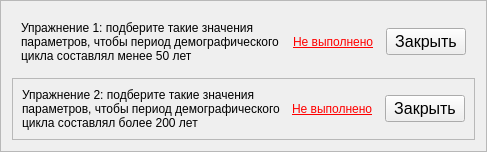
        <widget class="QFrame" name="plot_frame">
         <property name="frameShape">
          <enum>QFrame::StyledPanel</enum>
         </property>
         <property name="frameShadow">
          <enum>QFrame::Sunken</enum>
         </property>
         <layout class="QVBoxLayout" name="verticalLayout_4">
          <item>
           <widget class="QFrame" name="ex1_frame">
            <property name="sizePolicy">
             <sizepolicy hsizetype="Preferred" vsizetype="Minimum">
              <horstretch>0</horstretch>
              <verstretch>0</verstretch>
             </sizepolicy>
            </property>
            <layout class="QHBoxLayout" name="horizontalLayout_10">
             <property name="spacing">
              <number>12</number>
             </property>
             <item>
              <widget class="QLabel" name="ex1_label">
               <property name="sizePolicy">
                <sizepolicy hsizetype="Expanding" vsizetype="Minimum">
                 <horstretch>0</horstretch>
                 <verstretch>0</verstretch>
                </sizepolicy>
               </property>
               <property name="text">
                <string>Упражнение 1: подберите такие значения параметров, чтобы период демографического цикла составлял менее 50 лет</string>
               </property>
               <property name="wordWrap">
                <bool>true</bool>
               </property>
              </widget>
             </item>
             <item>
              <widget class="QLabel" name="ex1_status_label">
               <property name="text">
                <string>&lt;html&gt;&lt;head/&gt;&lt;body&gt;&lt;p&gt;&lt;span style=&quot; text-decoration: underline; color:#ff0000;&quot;&gt;Не выполнено&lt;/span&gt;&lt;/p&gt;&lt;/body&gt;&lt;/html&gt;</string>
               </property>
              </widget>
             </item>
             <item>
              <widget class="QPushButton" name="close_ex1_button">
               <property name="font">
                <font>
                 <family>Tahoma</family>
                 <pointsize>12</pointsize>
                </font>
               </property>
               <property name="text">
                <string>Закрыть</string>
               </property>
              </widget>
             </item>
            </layout>
           </widget>
          </item>
          <item>
           <widget class="QFrame" name="ex2_frame">
            <property name="frameShape">
             <enum>QFrame::StyledPanel</enum>
            </property>
            <property name="frameShadow">
             <enum>QFrame::Raised</enum>
            </property>
            <layout class="QHBoxLayout" name="horizontalLayout_11">
             <property name="spacing">
              <number>12</number>
             </property>
             <item>
              <widget class="QLabel" name="ex2_label">
               <property name="sizePolicy">
                <sizepolicy hsizetype="Expanding" vsizetype="Minimum">
                 <horstretch>0</horstretch>
                 <verstretch>0</verstretch>
                </sizepolicy>
               </property>
               <property name="text">
                <string>Упражнение 2: подберите такие значения параметров, чтобы период демографического цикла составлял более 200 лет</string>
               </property>
               <property name="wordWrap">
                <bool>true</bool>
               </property>
              </widget>
             </item>
             <item>
              <widget class="QLabel" name="ex2_status_label">
               <property name="text">
                <string>&lt;html&gt;&lt;head/&gt;&lt;body&gt;&lt;p&gt;&lt;span style=&quot; text-decoration: underline; color:#ff0000;&quot;&gt;Не выполнено&lt;/span&gt;&lt;/p&gt;&lt;/body&gt;&lt;/html&gt;</string>
               </property>
              </widget>
             </item>
             <item>
              <widget class="QPushButton" name="close_ex2_button">
               <property name="font">
                <font>
                 <family>Tahoma</family>
                 <pointsize>12</pointsize>
                </font>
               </property>
               <property name="text">
                <string>Закрыть</string>
               </property>
              </widget>
             </item>
            </layout>
           </widget>
          </item>
         </layout>
        </widget>
